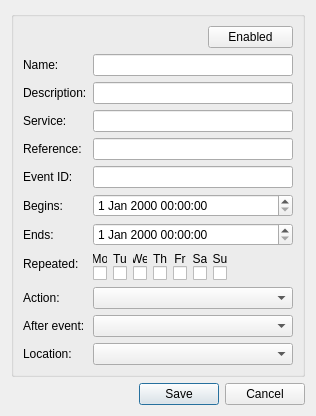
<?xml version="1.0" encoding="UTF-8"?>
<ui version="4.0">
 <class>timer_dialog</class>
 <widget class="QDialog" name="timer_dialog">
  <property name="geometry">
   <rect>
    <x>0</x>
    <y>0</y>
    <width>354</width>
    <height>488</height>
   </rect>
  </property>
  <property name="windowTitle">
   <string>E2Toolkit [Timer]</string>
  </property>
  <property name="toolTip">
   <string notr="true"/>
  </property>
  <property name="modal">
   <bool>true</bool>
  </property>
  <layout class="QGridLayout" name="dialog_grid_layout">
   <property name="sizeConstraint">
    <enum>QLayout::SetFixedSize</enum>
   </property>
   <item row="0" column="0">
    <layout class="QGridLayout" name="main_grid_layout">
     <item row="0" column="0">
      <widget class="QGroupBox" name="timer_edit_box">
       <property name="sizePolicy">
        <sizepolicy hsizetype="Fixed" vsizetype="Preferred">
         <horstretch>0</horstretch>
         <verstretch>0</verstretch>
        </sizepolicy>
       </property>
       <layout class="QFormLayout" name="timer_edit_gruop_box">
        <property name="leftMargin">
         <number>9</number>
        </property>
        <property name="topMargin">
         <number>9</number>
        </property>
        <property name="rightMargin">
         <number>9</number>
        </property>
        <property name="bottomMargin">
         <number>9</number>
        </property>
        <item row="0" column="1">
         <widget class="QWidget" name="timer_enable_widget" native="true">
          <layout class="QHBoxLayout" name="timer_edit_enable_box">
           <property name="leftMargin">
            <number>0</number>
           </property>
           <property name="topMargin">
            <number>0</number>
           </property>
           <property name="rightMargin">
            <number>0</number>
           </property>
           <property name="bottomMargin">
            <number>0</number>
           </property>
           <item>
            <spacer name="timer_enable_widget_soacer">
             <property name="orientation">
              <enum>Qt::Horizontal</enum>
             </property>
             <property name="sizeHint" stdset="0">
              <size>
               <width>40</width>
               <height>20</height>
              </size>
             </property>
            </spacer>
           </item>
           <item>
            <widget class="QPushButton" name="timer_enable_button">
             <property name="minimumSize">
              <size>
               <width>85</width>
               <height>0</height>
              </size>
             </property>
             <property name="text">
              <string>Enabled</string>
             </property>
             <property name="checkable">
              <bool>true</bool>
             </property>
            </widget>
           </item>
          </layout>
         </widget>
        </item>
        <item row="1" column="0">
         <widget class="QLabel" name="timer_name_label">
          <property name="text">
           <string>Name:</string>
          </property>
         </widget>
        </item>
        <item row="1" column="1">
         <widget class="QLineEdit" name="timer_name_edit">
          <property name="minimumSize">
           <size>
            <width>200</width>
            <height>0</height>
           </size>
          </property>
         </widget>
        </item>
        <item row="2" column="0">
         <widget class="QLabel" name="timer_description_label">
          <property name="text">
           <string>Description:</string>
          </property>
         </widget>
        </item>
        <item row="2" column="1">
         <widget class="QLineEdit" name="timer_description_edit">
          <property name="minimumSize">
           <size>
            <width>200</width>
            <height>0</height>
           </size>
          </property>
         </widget>
        </item>
        <item row="3" column="0">
         <widget class="QLabel" name="timer_service_label">
          <property name="text">
           <string>Service:</string>
          </property>
         </widget>
        </item>
        <item row="3" column="1">
         <widget class="QLineEdit" name="timer_service_edit">
          <property name="minimumSize">
           <size>
            <width>200</width>
            <height>0</height>
           </size>
          </property>
         </widget>
        </item>
        <item row="4" column="0">
         <widget class="QLabel" name="timer_service_ref_label">
          <property name="text">
           <string>Reference:</string>
          </property>
         </widget>
        </item>
        <item row="4" column="1">
         <widget class="QLineEdit" name="timer_ref_edit">
          <property name="minimumSize">
           <size>
            <width>200</width>
            <height>0</height>
           </size>
          </property>
         </widget>
        </item>
        <item row="5" column="0">
         <widget class="QLabel" name="timer_event_id_label">
          <property name="text">
           <string>Event ID:</string>
          </property>
         </widget>
        </item>
        <item row="5" column="1">
         <widget class="QLineEdit" name="timer_event_id_edit">
          <property name="minimumSize">
           <size>
            <width>200</width>
            <height>0</height>
           </size>
          </property>
         </widget>
        </item>
        <item row="6" column="0">
         <widget class="QLabel" name="timer_begins_label">
          <property name="text">
           <string>Begins:</string>
          </property>
         </widget>
        </item>
        <item row="7" column="0">
         <widget class="QLabel" name="timer_ends_label">
          <property name="text">
           <string>Ends:</string>
          </property>
         </widget>
        </item>
        <item row="8" column="0">
         <widget class="QLabel" name="timer_repeated_label">
          <property name="text">
           <string>Repeated:</string>
          </property>
         </widget>
        </item>
        <item row="8" column="1">
         <layout class="QGridLayout" name="timer_repeated_grid">
          <property name="leftMargin">
           <number>0</number>
          </property>
          <property name="rightMargin">
           <number>9</number>
          </property>
          <property name="verticalSpacing">
           <number>0</number>
          </property>
          <item row="0" column="3">
           <widget class="QLabel" name="timer_th_label">
            <property name="text">
             <string>Th</string>
            </property>
            <property name="alignment">
             <set>Qt::AlignCenter</set>
            </property>
           </widget>
          </item>
          <item row="0" column="6">
           <widget class="QLabel" name="timer_su_label">
            <property name="text">
             <string>Su</string>
            </property>
            <property name="alignment">
             <set>Qt::AlignCenter</set>
            </property>
           </widget>
          </item>
          <item row="0" column="1">
           <widget class="QLabel" name="timer_tu_label">
            <property name="text">
             <string>Tu</string>
            </property>
            <property name="alignment">
             <set>Qt::AlignCenter</set>
            </property>
           </widget>
          </item>
          <item row="0" column="5">
           <widget class="QLabel" name="timer_sa_label">
            <property name="text">
             <string>Sa</string>
            </property>
            <property name="alignment">
             <set>Qt::AlignCenter</set>
            </property>
           </widget>
          </item>
          <item row="0" column="0">
           <widget class="QLabel" name="timer_mo_label">
            <property name="text">
             <string>Mo</string>
            </property>
            <property name="alignment">
             <set>Qt::AlignCenter</set>
            </property>
           </widget>
          </item>
          <item row="0" column="2">
           <widget class="QLabel" name="timer_we_label">
            <property name="text">
             <string>We</string>
            </property>
            <property name="alignment">
             <set>Qt::AlignCenter</set>
            </property>
           </widget>
          </item>
          <item row="0" column="4">
           <widget class="QLabel" name="timer_fr_label">
            <property name="text">
             <string>Fr</string>
            </property>
            <property name="alignment">
             <set>Qt::AlignCenter</set>
            </property>
           </widget>
          </item>
          <item row="1" column="0">
           <widget class="QCheckBox" name="timer_mo_check_box">
            <property name="sizePolicy">
             <sizepolicy hsizetype="Fixed" vsizetype="Fixed">
              <horstretch>0</horstretch>
              <verstretch>0</verstretch>
             </sizepolicy>
            </property>
            <property name="text">
             <string notr="true"/>
            </property>
           </widget>
          </item>
          <item row="1" column="1">
           <widget class="QCheckBox" name="timer_tu_check_box">
            <property name="sizePolicy">
             <sizepolicy hsizetype="Fixed" vsizetype="Fixed">
              <horstretch>0</horstretch>
              <verstretch>0</verstretch>
             </sizepolicy>
            </property>
            <property name="text">
             <string notr="true"/>
            </property>
           </widget>
          </item>
          <item row="1" column="2">
           <widget class="QCheckBox" name="timer_we_check_box">
            <property name="sizePolicy">
             <sizepolicy hsizetype="Fixed" vsizetype="Fixed">
              <horstretch>0</horstretch>
              <verstretch>0</verstretch>
             </sizepolicy>
            </property>
            <property name="text">
             <string notr="true"/>
            </property>
           </widget>
          </item>
          <item row="1" column="3">
           <widget class="QCheckBox" name="timer_th_check_box">
            <property name="sizePolicy">
             <sizepolicy hsizetype="Fixed" vsizetype="Fixed">
              <horstretch>0</horstretch>
              <verstretch>0</verstretch>
             </sizepolicy>
            </property>
            <property name="text">
             <string notr="true"/>
            </property>
           </widget>
          </item>
          <item row="1" column="4">
           <widget class="QCheckBox" name="timer_fr_check_box">
            <property name="sizePolicy">
             <sizepolicy hsizetype="Fixed" vsizetype="Fixed">
              <horstretch>0</horstretch>
              <verstretch>0</verstretch>
             </sizepolicy>
            </property>
            <property name="text">
             <string notr="true"/>
            </property>
           </widget>
          </item>
          <item row="1" column="5">
           <widget class="QCheckBox" name="timer_sa_check_box">
            <property name="sizePolicy">
             <sizepolicy hsizetype="Fixed" vsizetype="Fixed">
              <horstretch>0</horstretch>
              <verstretch>0</verstretch>
             </sizepolicy>
            </property>
            <property name="text">
             <string notr="true"/>
            </property>
           </widget>
          </item>
          <item row="1" column="6">
           <widget class="QCheckBox" name="timer_su_check_box">
            <property name="sizePolicy">
             <sizepolicy hsizetype="Fixed" vsizetype="Fixed">
              <horstretch>0</horstretch>
              <verstretch>0</verstretch>
             </sizepolicy>
            </property>
            <property name="layoutDirection">
             <enum>Qt::LeftToRight</enum>
            </property>
            <property name="text">
             <string notr="true"/>
            </property>
           </widget>
          </item>
         </layout>
        </item>
        <item row="9" column="0">
         <widget class="QLabel" name="timer_action_label">
          <property name="text">
           <string>Action:</string>
          </property>
         </widget>
        </item>
        <item row="9" column="1">
         <widget class="QComboBox" name="timer_action_combo_box">
          <property name="minimumSize">
           <size>
            <width>185</width>
            <height>0</height>
           </size>
          </property>
         </widget>
        </item>
        <item row="10" column="0">
         <widget class="QLabel" name="timer_after_event_label">
          <property name="text">
           <string>After event:</string>
          </property>
         </widget>
        </item>
        <item row="10" column="1">
         <widget class="QComboBox" name="timer_after_event_combo_box">
          <property name="minimumSize">
           <size>
            <width>185</width>
            <height>0</height>
           </size>
          </property>
         </widget>
        </item>
        <item row="11" column="0">
         <widget class="QLabel" name="timer_location_label">
          <property name="text">
           <string>Location:</string>
          </property>
         </widget>
        </item>
        <item row="11" column="1">
         <widget class="QComboBox" name="timer_location_combo_box">
          <property name="minimumSize">
           <size>
            <width>185</width>
            <height>0</height>
           </size>
          </property>
         </widget>
        </item>
        <item row="6" column="1">
         <widget class="QDateTimeEdit" name="timer_begins_edit"/>
        </item>
        <item row="7" column="1">
         <widget class="QDateTimeEdit" name="timer_ends_edit"/>
        </item>
       </layout>
      </widget>
     </item>
     <item row="1" column="0">
      <widget class="QDialogButtonBox" name="button_box">
       <property name="orientation">
        <enum>Qt::Horizontal</enum>
       </property>
       <property name="standardButtons">
        <set>QDialogButtonBox::Cancel|QDialogButtonBox::Save</set>
       </property>
      </widget>
     </item>
    </layout>
   </item>
  </layout>
 </widget>
 <resources/>
 <connections>
  <connection>
   <sender>button_box</sender>
   <signal>accepted()</signal>
   <receiver>timer_dialog</receiver>
   <slot>accept()</slot>
   <hints>
    <hint type="sourcelabel">
     <x>248</x>
     <y>254</y>
    </hint>
    <hint type="destinationlabel">
     <x>157</x>
     <y>274</y>
    </hint>
   </hints>
  </connection>
  <connection>
   <sender>button_box</sender>
   <signal>rejected()</signal>
   <receiver>timer_dialog</receiver>
   <slot>reject()</slot>
   <hints>
    <hint type="sourcelabel">
     <x>316</x>
     <y>260</y>
    </hint>
    <hint type="destinationlabel">
     <x>286</x>
     <y>274</y>
    </hint>
   </hints>
  </connection>
 </connections>
</ui>
